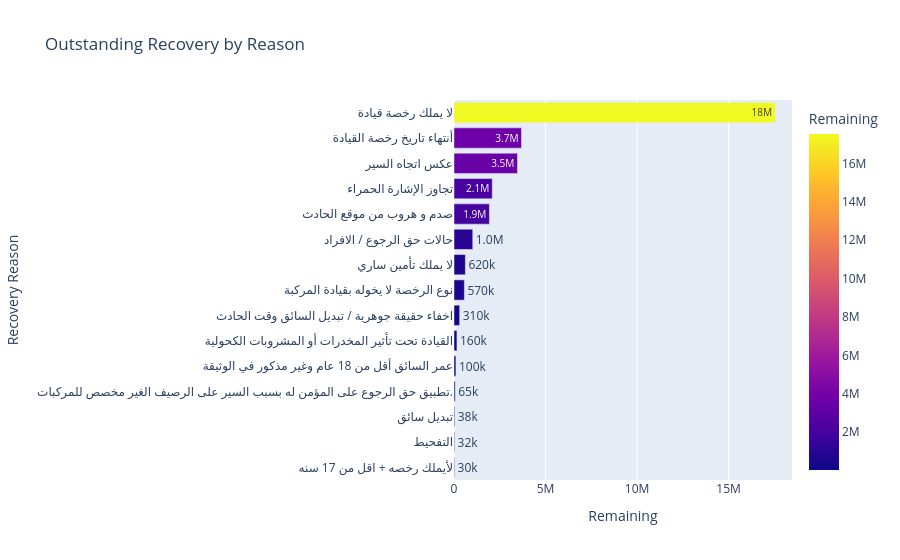

Notebook cell for this chart:
### Markdown cell above
### Remaining Amount by Reason

### Code cell
fig = px.bar(
    reason_summary.sort_values("Remaining").tail(15),
    x="Remaining",
    y="Recovery Reason",
    orientation="h",
    color="Remaining",
    text_auto=".2s",
    title="Outstanding Recovery by Reason"
)

fig.show()

### Figure 1 — Plotly figure (JSON) as saved in the notebook; plotly's stock layout.template omitted (floating-point values rounded to 4 significant figures)
{"data": [{"alignmentgroup": "True", "hovertemplate": "Remaining=%{marker.color}<br>Recovery Reason=%{y}<extra></extra>", "legendgroup": "", "marker": {"color": [30230, 31750.0, 38150, 65150, 103800.0, 160400.0, 309500.0, 567205, 621400.0, 1025000.0, 1934000.0, 2090000.0, 3467000.0, 3688000.0, 17540000.0], "coloraxis": "coloraxis", "pattern": {"shape": ""}}, "name": "", "offsetgroup": "", "orientation": "h", "showlegend": false, "textposition": "auto", "texttemplate": "%{x:.2s}", "type": "bar", "x": [30230, 31750.0, 38150, 65150, 103800.0, 160400.0, 309500.0, 567205, 621400.0, 1025000.0, 1934000.0, 2090000.0, 3467000.0, 3688000.0, 17540000.0], "xaxis": "x", "y": ["لأيملك رخصه + اقل من 17 سنه", "التفحيط", "تبديل سائق", "تطبيق حق الرجوع على المؤمن له بسبب السير على الرصيف الغير مخصص للمركبات.", "عمر السائق أقل من 18 عام وغير مذكور في الوثيقة", "القيادة تحت تأثير المخدرات أو المشروبات الكحولية", "اخفاء حقيقة جوهرية / تبديل السائق وقت الحادث", "نوع الرخصة لا يخوله بقيادة المركبة", "لا يملك تأمين ساري", "حالات حق الرجوع / الافراد", "صدم و هروب من موقع الحادث", "تجاوز الإشارة الحمراء", "عكس اتجاه السير", "أنتهاء تاريخ رخصة القيادة", "لا يملك رخصة قيادة"], "yaxis": "y"}], "layout": {"barmode": "relative", "coloraxis": {"colorbar": {"title": {"text": "Remaining"}}, "colorscale": [[0, "#0d0887"], [0.1111, "#46039f"], [0.2222, "#7201a8"], [0.3333, "#9c179e"], [0.4444, "#bd3786"], [0.5556, "#d8576b"], [0.6667, "#ed7953"], [0.7778, "#fb9f3a"], [0.8889, "#fdca26"], [1, "#f0f921"]]}, "legend": {"tracegroupgap": 0}, "title": {"text": "Outstanding Recovery by Reason"}, "xaxis": {"anchor": "y", "domain": [0, 1], "title": {"text": "Remaining"}}, "yaxis": {"anchor": "x", "domain": [0, 1], "title": {"text": "Recovery Reason"}}}}
